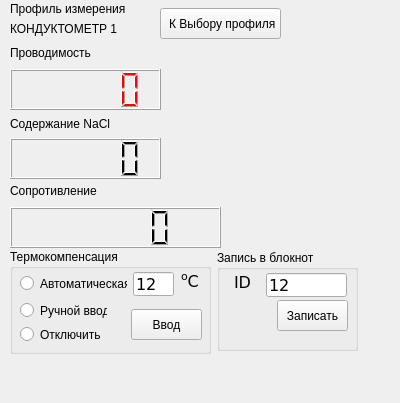
<?xml version="1.0" encoding="UTF-8"?>
<ui version="4.0">
 <class>fpCond</class>
 <widget class="QMainWindow" name="fpCond">
  <property name="geometry">
   <rect>
    <x>0</x>
    <y>0</y>
    <width>400</width>
    <height>403</height>
   </rect>
  </property>
  <property name="minimumSize">
   <size>
    <width>368</width>
    <height>5</height>
   </size>
  </property>
  <property name="windowTitle">
   <string>Кондуктометр</string>
  </property>
  <widget class="QWidget" name="centralwidget">
   <widget class="QLabel" name="lblEd_3">
    <property name="geometry">
     <rect>
      <x>257</x>
      <y>234</y>
      <width>91</width>
      <height>41</height>
     </rect>
    </property>
    <property name="minimumSize">
     <size>
      <width>91</width>
      <height>41</height>
     </size>
    </property>
    <property name="font">
     <font>
      <family>Verdana</family>
      <pointsize>18</pointsize>
      <weight>50</weight>
      <bold>false</bold>
     </font>
    </property>
    <property name="text">
     <string>&lt;html&gt;&lt;head/&gt;&lt;body&gt;&lt;p/&gt;&lt;/body&gt;&lt;/html&gt;</string>
    </property>
   </widget>
   <widget class="QLCDNumber" name="lcdMain_3">
    <property name="geometry">
     <rect>
      <x>10</x>
      <y>207</y>
      <width>211</width>
      <height>41</height>
     </rect>
    </property>
    <property name="sizePolicy">
     <sizepolicy hsizetype="Preferred" vsizetype="Preferred">
      <horstretch>1</horstretch>
      <verstretch>0</verstretch>
     </sizepolicy>
    </property>
    <property name="minimumSize">
     <size>
      <width>211</width>
      <height>41</height>
     </size>
    </property>
    <property name="smallDecimalPoint">
     <bool>true</bool>
    </property>
    <property name="value" stdset="0">
     <double>0.000000000000000</double>
    </property>
    <property name="intValue" stdset="0">
     <number>0</number>
    </property>
   </widget>
   <widget class="QLCDNumber" name="lcdMain">
    <property name="geometry">
     <rect>
      <x>10</x>
      <y>69</y>
      <width>151</width>
      <height>41</height>
     </rect>
    </property>
    <property name="sizePolicy">
     <sizepolicy hsizetype="Preferred" vsizetype="Preferred">
      <horstretch>1</horstretch>
      <verstretch>0</verstretch>
     </sizepolicy>
    </property>
    <property name="minimumSize">
     <size>
      <width>151</width>
      <height>41</height>
     </size>
    </property>
    <property name="palette">
     <palette>
      <active>
       <colorrole role="WindowText">
        <brush brushstyle="SolidPattern">
         <color alpha="255">
          <red>255</red>
          <green>0</green>
          <blue>0</blue>
         </color>
        </brush>
       </colorrole>
      </active>
      <inactive>
       <colorrole role="WindowText">
        <brush brushstyle="SolidPattern">
         <color alpha="255">
          <red>255</red>
          <green>0</green>
          <blue>0</blue>
         </color>
        </brush>
       </colorrole>
      </inactive>
      <disabled>
       <colorrole role="WindowText">
        <brush brushstyle="SolidPattern">
         <color alpha="255">
          <red>120</red>
          <green>120</green>
          <blue>120</blue>
         </color>
        </brush>
       </colorrole>
      </disabled>
     </palette>
    </property>
    <property name="smallDecimalPoint">
     <bool>true</bool>
    </property>
    <property name="value" stdset="0">
     <double>0.000000000000000</double>
    </property>
    <property name="intValue" stdset="0">
     <number>0</number>
    </property>
   </widget>
   <widget class="QLabel" name="lblProfilName">
    <property name="geometry">
     <rect>
      <x>10</x>
      <y>18</y>
      <width>121</width>
      <height>21</height>
     </rect>
    </property>
    <property name="minimumSize">
     <size>
      <width>121</width>
      <height>21</height>
     </size>
    </property>
    <property name="font">
     <font>
      <pointsize>9</pointsize>
     </font>
    </property>
    <property name="lineWidth">
     <number>-5</number>
    </property>
    <property name="text">
     <string>КОНДУКТОМЕТР 1</string>
    </property>
   </widget>
   <widget class="QLabel" name="label_31">
    <property name="geometry">
     <rect>
      <x>10</x>
      <y>-2</y>
      <width>121</width>
      <height>21</height>
     </rect>
    </property>
    <property name="minimumSize">
     <size>
      <width>121</width>
      <height>21</height>
     </size>
    </property>
    <property name="font">
     <font>
      <pointsize>9</pointsize>
     </font>
    </property>
    <property name="lineWidth">
     <number>-5</number>
    </property>
    <property name="text">
     <string>Профиль измерения</string>
    </property>
   </widget>
   <widget class="QLabel" name="label_7">
    <property name="geometry">
     <rect>
      <x>10</x>
      <y>42</y>
      <width>111</width>
      <height>21</height>
     </rect>
    </property>
    <property name="minimumSize">
     <size>
      <width>111</width>
      <height>21</height>
     </size>
    </property>
    <property name="font">
     <font>
      <pointsize>9</pointsize>
     </font>
    </property>
    <property name="lineWidth">
     <number>-5</number>
    </property>
    <property name="text">
     <string>Проводимость</string>
    </property>
   </widget>
   <widget class="QLabel" name="lblEd">
    <property name="geometry">
     <rect>
      <x>230</x>
      <y>70</y>
      <width>161</width>
      <height>41</height>
     </rect>
    </property>
    <property name="minimumSize">
     <size>
      <width>161</width>
      <height>41</height>
     </size>
    </property>
    <property name="font">
     <font>
      <family>Verdana</family>
      <pointsize>18</pointsize>
      <weight>50</weight>
      <bold>false</bold>
     </font>
    </property>
    <property name="text">
     <string>&lt;html&gt;&lt;head/&gt;&lt;body&gt;&lt;p/&gt;&lt;/body&gt;&lt;/html&gt;</string>
    </property>
   </widget>
   <widget class="QLabel" name="label_8">
    <property name="geometry">
     <rect>
      <x>10</x>
      <y>116</y>
      <width>111</width>
      <height>16</height>
     </rect>
    </property>
    <property name="minimumSize">
     <size>
      <width>111</width>
      <height>16</height>
     </size>
    </property>
    <property name="font">
     <font>
      <pointsize>9</pointsize>
     </font>
    </property>
    <property name="lineWidth">
     <number>-5</number>
    </property>
    <property name="text">
     <string>Содержание NaCl</string>
    </property>
   </widget>
   <widget class="QLCDNumber" name="lcdMain_2">
    <property name="geometry">
     <rect>
      <x>10</x>
      <y>138</y>
      <width>151</width>
      <height>41</height>
     </rect>
    </property>
    <property name="sizePolicy">
     <sizepolicy hsizetype="Preferred" vsizetype="Preferred">
      <horstretch>1</horstretch>
      <verstretch>0</verstretch>
     </sizepolicy>
    </property>
    <property name="minimumSize">
     <size>
      <width>151</width>
      <height>41</height>
     </size>
    </property>
    <property name="smallDecimalPoint">
     <bool>true</bool>
    </property>
    <property name="value" stdset="0">
     <double>0.000000000000000</double>
    </property>
    <property name="intValue" stdset="0">
     <number>0</number>
    </property>
   </widget>
   <widget class="QLabel" name="lblEd_2">
    <property name="geometry">
     <rect>
      <x>257</x>
      <y>160</y>
      <width>101</width>
      <height>41</height>
     </rect>
    </property>
    <property name="minimumSize">
     <size>
      <width>101</width>
      <height>41</height>
     </size>
    </property>
    <property name="font">
     <font>
      <family>Verdana</family>
      <pointsize>18</pointsize>
      <weight>50</weight>
      <bold>false</bold>
     </font>
    </property>
    <property name="text">
     <string>&lt;html&gt;&lt;head/&gt;&lt;body&gt;&lt;p/&gt;&lt;/body&gt;&lt;/html&gt;</string>
    </property>
   </widget>
   <widget class="QLabel" name="label_9">
    <property name="geometry">
     <rect>
      <x>10</x>
      <y>180</y>
      <width>111</width>
      <height>21</height>
     </rect>
    </property>
    <property name="minimumSize">
     <size>
      <width>111</width>
      <height>21</height>
     </size>
    </property>
    <property name="font">
     <font>
      <pointsize>9</pointsize>
     </font>
    </property>
    <property name="lineWidth">
     <number>-5</number>
    </property>
    <property name="text">
     <string>Сопротивление</string>
    </property>
   </widget>
   <widget class="QGroupBox" name="groupBox">
    <property name="geometry">
     <rect>
      <x>10</x>
      <y>249</y>
      <width>201</width>
      <height>105</height>
     </rect>
    </property>
    <property name="minimumSize">
     <size>
      <width>2</width>
      <height>105</height>
     </size>
    </property>
    <property name="title">
     <string>Термокомпенсация</string>
    </property>
    <widget class="QRadioButton" name="rbAutoT">
     <property name="geometry">
      <rect>
       <x>10</x>
       <y>26</y>
       <width>107</width>
       <height>17</height>
      </rect>
     </property>
     <property name="minimumSize">
      <size>
       <width>107</width>
       <height>17</height>
      </size>
     </property>
     <property name="text">
      <string>Автоматическая</string>
     </property>
    </widget>
    <widget class="QRadioButton" name="rbManualT">
     <property name="geometry">
      <rect>
       <x>10</x>
       <y>53</y>
       <width>87</width>
       <height>17</height>
      </rect>
     </property>
     <property name="minimumSize">
      <size>
       <width>87</width>
       <height>17</height>
      </size>
     </property>
     <property name="text">
      <string>Ручной ввод</string>
     </property>
    </widget>
    <widget class="QRadioButton" name="rbOffT">
     <property name="geometry">
      <rect>
       <x>10</x>
       <y>77</y>
       <width>82</width>
       <height>17</height>
      </rect>
     </property>
     <property name="minimumSize">
      <size>
       <width>82</width>
       <height>17</height>
      </size>
     </property>
     <property name="text">
      <string>Отключить</string>
     </property>
    </widget>
    <widget class="QLineEdit" name="leTemp">
     <property name="geometry">
      <rect>
       <x>123</x>
       <y>23</y>
       <width>41</width>
       <height>24</height>
      </rect>
     </property>
     <property name="sizePolicy">
      <sizepolicy hsizetype="Expanding" vsizetype="Preferred">
       <horstretch>0</horstretch>
       <verstretch>0</verstretch>
      </sizepolicy>
     </property>
     <property name="minimumSize">
      <size>
       <width>6</width>
       <height>24</height>
      </size>
     </property>
     <property name="maximumSize">
      <size>
       <width>61</width>
       <height>31</height>
      </size>
     </property>
     <property name="font">
      <font>
       <family>Verdana</family>
       <pointsize>12</pointsize>
      </font>
     </property>
     <property name="text">
      <string>12</string>
     </property>
     <property name="frame">
      <bool>true</bool>
     </property>
    </widget>
    <widget class="QToolButton" name="tbEnterT">
     <property name="geometry">
      <rect>
       <x>121</x>
       <y>60</y>
       <width>71</width>
       <height>31</height>
      </rect>
     </property>
     <property name="minimumSize">
      <size>
       <width>71</width>
       <height>31</height>
      </size>
     </property>
     <property name="focusPolicy">
      <enum>Qt::NoFocus</enum>
     </property>
     <property name="text">
      <string>Ввод</string>
     </property>
    </widget>
    <widget class="QLabel" name="label">
     <property name="geometry">
      <rect>
       <x>171</x>
       <y>23</y>
       <width>18</width>
       <height>18</height>
      </rect>
     </property>
     <property name="minimumSize">
      <size>
       <width>18</width>
       <height>18</height>
      </size>
     </property>
     <property name="font">
      <font>
       <family>Verdana</family>
       <pointsize>12</pointsize>
      </font>
     </property>
     <property name="text">
      <string>&lt;sup&gt;o&lt;/sup&gt;С</string>
     </property>
    </widget>
   </widget>
   <widget class="QGroupBox" name="groupBox_2">
    <property name="geometry">
     <rect>
      <x>217</x>
      <y>250</y>
      <width>141</width>
      <height>101</height>
     </rect>
    </property>
    <property name="minimumSize">
     <size>
      <width>2</width>
      <height>57</height>
     </size>
    </property>
    <property name="title">
     <string>Запись в блокнот</string>
    </property>
    <widget class="QLineEdit" name="leID">
     <property name="geometry">
      <rect>
       <x>49</x>
       <y>23</y>
       <width>81</width>
       <height>24</height>
      </rect>
     </property>
     <property name="sizePolicy">
      <sizepolicy hsizetype="Expanding" vsizetype="Preferred">
       <horstretch>0</horstretch>
       <verstretch>0</verstretch>
      </sizepolicy>
     </property>
     <property name="minimumSize">
      <size>
       <width>81</width>
       <height>24</height>
      </size>
     </property>
     <property name="maximumSize">
      <size>
       <width>81</width>
       <height>31</height>
      </size>
     </property>
     <property name="font">
      <font>
       <family>Verdana</family>
       <pointsize>12</pointsize>
      </font>
     </property>
     <property name="text">
      <string>12</string>
     </property>
     <property name="frame">
      <bool>true</bool>
     </property>
    </widget>
    <widget class="QToolButton" name="tbSaveToNotepad_">
     <property name="geometry">
      <rect>
       <x>60</x>
       <y>50</y>
       <width>71</width>
       <height>31</height>
      </rect>
     </property>
     <property name="minimumSize">
      <size>
       <width>71</width>
       <height>31</height>
      </size>
     </property>
     <property name="focusPolicy">
      <enum>Qt::NoFocus</enum>
     </property>
     <property name="text">
      <string>Записать</string>
     </property>
    </widget>
    <widget class="QLabel" name="label_4">
     <property name="geometry">
      <rect>
       <x>17</x>
       <y>23</y>
       <width>19</width>
       <height>18</height>
      </rect>
     </property>
     <property name="minimumSize">
      <size>
       <width>19</width>
       <height>18</height>
      </size>
     </property>
     <property name="font">
      <font>
       <family>Verdana</family>
       <pointsize>12</pointsize>
      </font>
     </property>
     <property name="text">
      <string>ID</string>
     </property>
    </widget>
   </widget>
   <widget class="QToolButton" name="tbSelectProfil">
    <property name="geometry">
     <rect>
      <x>160</x>
      <y>8</y>
      <width>121</width>
      <height>31</height>
     </rect>
    </property>
    <property name="minimumSize">
     <size>
      <width>121</width>
      <height>31</height>
     </size>
    </property>
    <property name="focusPolicy">
     <enum>Qt::NoFocus</enum>
    </property>
    <property name="text">
     <string> К Выбору профиля</string>
    </property>
   </widget>
  </widget>
  <action name="actConf">
   <property name="text">
    <string>Градуировка</string>
   </property>
  </action>
  <action name="action">
   <property name="text">
    <string>Градуировка</string>
   </property>
  </action>
  <action name="action_2">
   <property name="text">
    <string>Сохранить профиль</string>
   </property>
  </action>
  <action name="action_3">
   <property name="text">
    <string>Редактировать профиль</string>
   </property>
  </action>
  <action name="action_4">
   <property name="text">
    <string>График</string>
   </property>
  </action>
  <action name="action_5">
   <property name="text">
    <string>Таблица результатов</string>
   </property>
  </action>
 </widget>
 <resources/>
 <connections/>
</ui>
